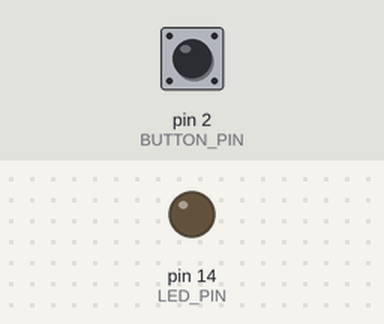
This sketch was run on a simulated Arduino Uno, built with avr-gcc and run on an emulated ATmega328P. Parts: output pins drawn as LEDs (lit = HIGH). The test bench sets the inputs (shaded band); at power-on: pin 2 (BUTTON_PIN) LOW.

Above: at 1.2 s.
1.3 s: pin 2 (BUTTON_PIN) pulled HIGH for 0.15 s
At 1.8 s:
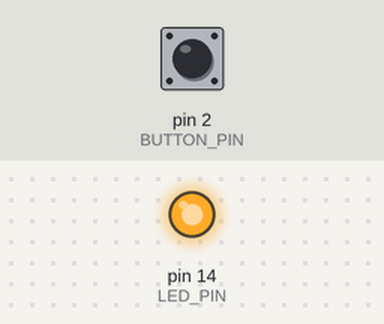
2.9 s: pin 2 (BUTTON_PIN) pulled HIGH for 1 s
At 4.2 s:
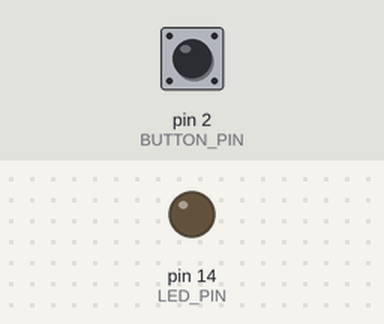
5.4 s: pin 2 (BUTTON_PIN) pulled HIGH for 3.2 s
At 6.1 s:
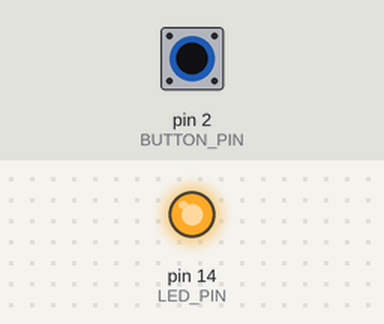
Timing chart, 0 to 8.4 s (numbered marks = the images above; inputs shaded):
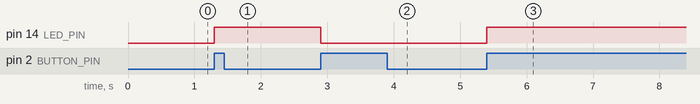

Measured:
- after the input at 1.3 s, pin 14 (LED_PIN): LOW → HIGH at once
- after the input at 2.9 s, pin 14 (LED_PIN): HIGH → LOW at once
- after the input at 5.4 s, pin 14 (LED_PIN): LOW → HIGH at once

The sketch:

ex1.ino
```cpp
#include <avr/io.h>
#include <avr/interrupt.h>

#define LED_PIN    PC0
#define BUTTON_PIN  PD2

ISR(INT0_vect) {
  PORTC ^= (1 << PC0);
}

void init_int0() {
  SREG &= (~(1 << 7));

  DDRD &= (~(1 << BUTTON_PIN));
  EIMSK |= (1 << INT0);
  EICRA |= (1 << ISC00) | (1 << ISC01);

  SREG |= (1 << 7);
}

void setup() {
  init_int0();
  DDRC |= (1 << LED_PIN);
  PORTC &= ~(1 << LED_PIN);
}

void loop() {
}
```
